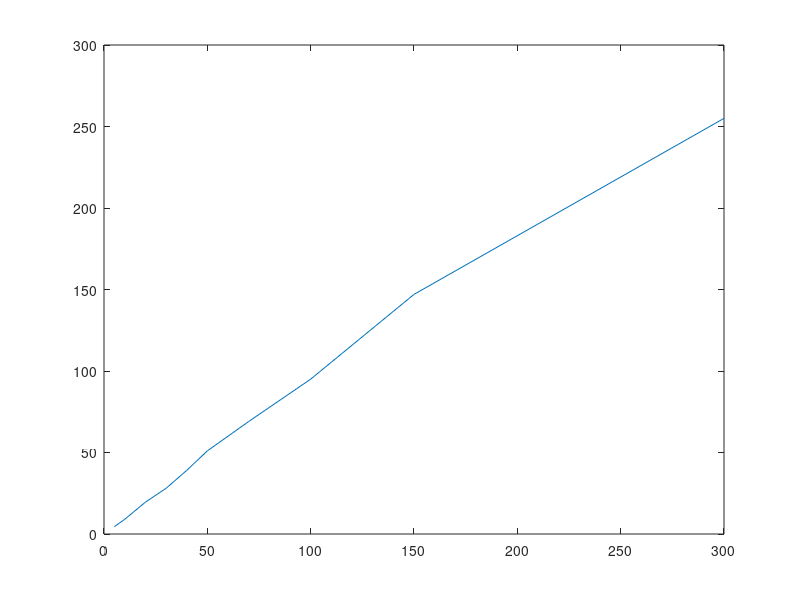
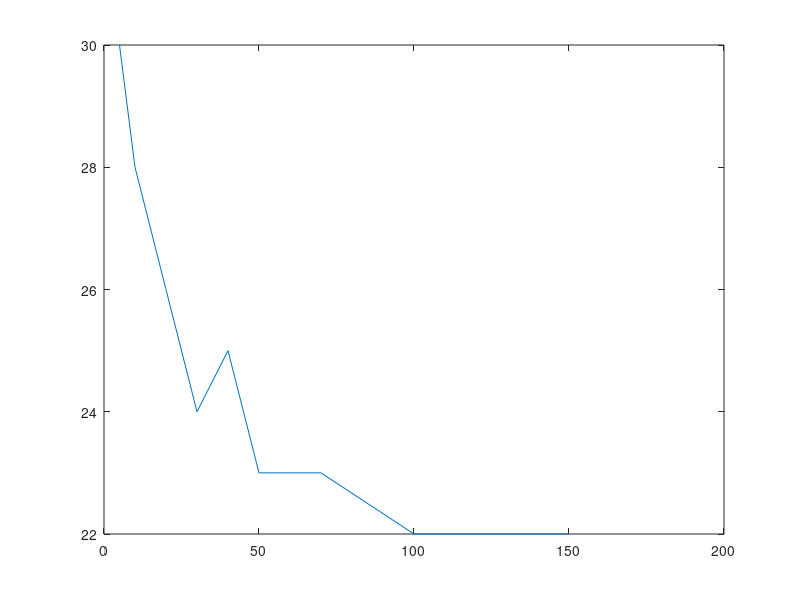

Reproduce these figures in MATLAB, in order.
values = [5,10,20,30,40,50,70,100,150,300;4.5,9,19.5,28,39,51,69,95,147,255]

plot(values(1,:), values(2,:))

figure()
values = [5,10,20,30,40,50,70,100,150;30,28,26,24,25,23,23,22,22]

plot(values(1,:), values(2,:))

